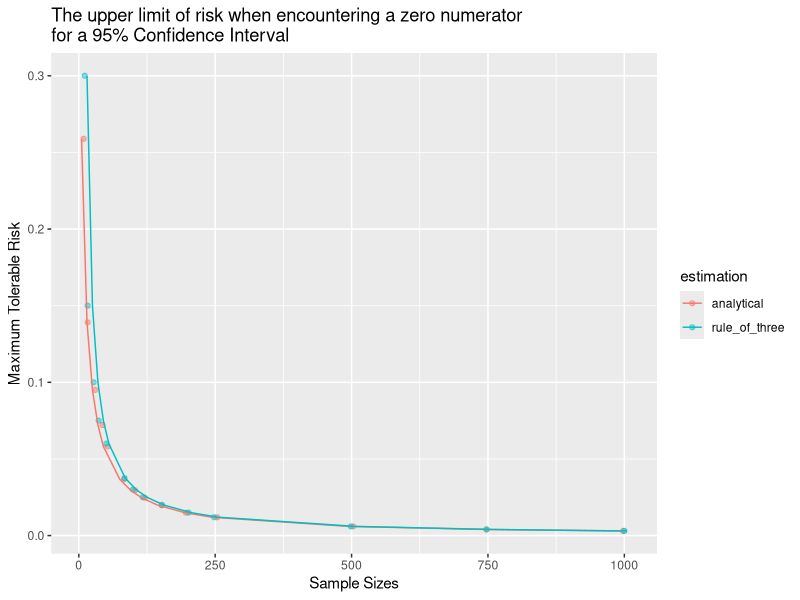
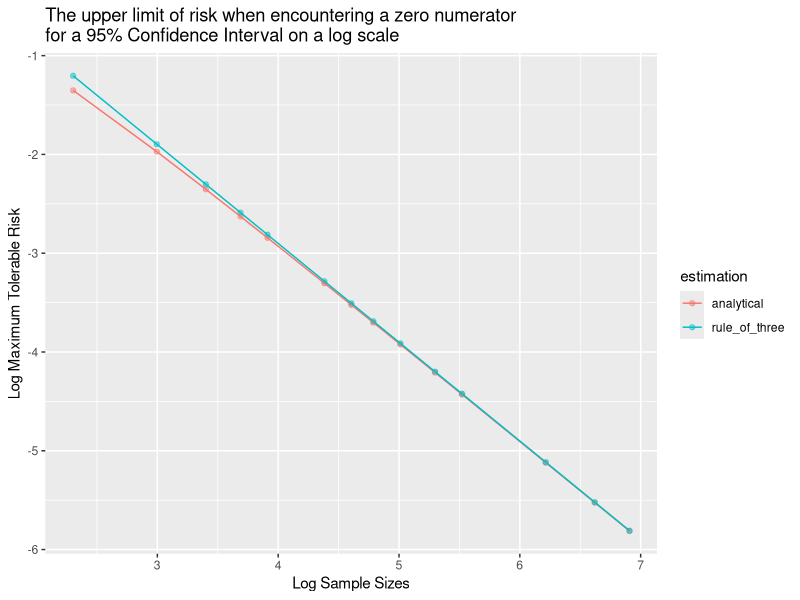

These charts were generated, in order, by the following R code:
## ---- chunk 1
library(tidyverse)
## ---- chunk 2

n <-  c(10,20, 30, 40, 50,  80, 100, 120, 150, 200, 250,500,750, 1000) # these are the sample sizes

max_risk <- 1-0.95 # this is the 95% confidence interval you want to have, you could of course use a different one, but then you would not have a rule of three, but a different rule (the ln of say 0.01) would apply


p = 1- max_risk^(1/n) # this is the one to get

p # the vector of probabilities


## ---- chunk 3

pbinom(0, n,p) # where n is the sample sizes above, and p the vector of probabilities above.
# for which the following holds
round(pbinom(0, n,p) ,3) == rep(max_risk, length(n))
## ---- chunk 4
rule_three  <- 3/n # this is the rule of three
rule_three 
## ---- chunk 5
# first create teh dataframe
risk_sample_size <- data.frame(max_risk = c(p, rule_three), sample_size = c(n, n), estimation = factor(
                                  rep(c("analytical", "rule_of_three" ), each = length(n))))

# plot
risk_sample_size %>% 
  ggplot(aes(x = sample_size, y = max_risk))  +
  geom_jitter(aes(colour = estimation), alpha = 0.5)+
  geom_line(aes(colour = estimation), position=position_dodge(width=20.0))+
  xlab("Sample Sizes")+
  ylab("Maximum Tolerable Risk")+
  ggtitle(paste0("The upper limit of risk when encountering a zero numerator \nfor a ", 100*(1-max_risk), 
                 "% ", "Confidence Interval"))

  # you could also plot it on log scale, in which case you would get a linear relationship
## ---- chunk 6
# first create teh dataframe
risk_sample_size <- data.frame(max_risk = c(p, rule_three), sample_size = c(n, n), estimation = factor(
                                  rep(c("analytical", "rule_of_three" ), each = length(n))))

# plot
risk_sample_size %>% 
  ggplot(aes(x = log(sample_size), y = log(max_risk)))  +
  geom_point(aes(colour = estimation), alpha = 0.5)+
  geom_line(aes(colour = estimation), position=position_dodge(width=0.00))+
  xlab("Log Sample Sizes")+
  ylab("Log Maximum Tolerable Risk")+
  ggtitle(paste0("The upper limit of risk when encountering a zero numerator \nfor a ", 100*(1-max_risk), 
                 "% ", "Confidence Interval on a log scale"))

  # you could also plot it on log scale, in which case you would get a linear relationship
